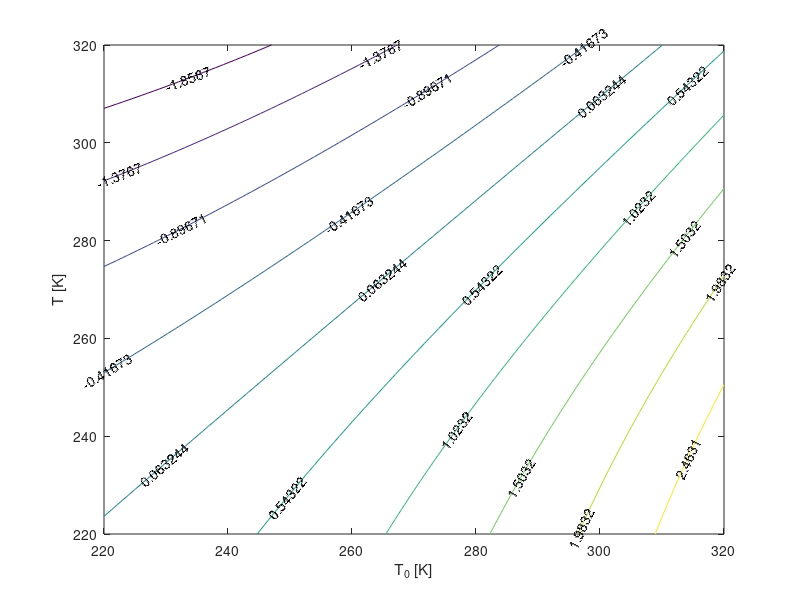

The MATLAB script that drew this image: (Note: this script raises an error after producing the figure.)
% Homework one: climate feedback
sigma = 5.67.*10.^-8;
F0 = 1367;
%T0 = (F0./(4.*sigma)).^(1/4);
A = 0.29;
tao = 0.63;
epsilon = 1/(1+tao);
Cp = 1000;
P = 10^5;
g = 10;
C = Cp.*P./g;
T0 = 220:1:320;
    F1 = T0.^4.*(1-A);
T = 220:1:320;
    F2 = epsilon.*T.^4;
Z = ones(101,101);
for i = 1 : 101
    for j = 1 : 101
        Z(i,j) = F1(j)-F2(i);
    end
end
%Z = sigma/C.*(T0.^4.*(1-A)-epsilon.*T.^4);
Y = sigma/C.*Z.*60.*60.*24;
[C,h] = contour(T0,T,Y)
clabel(C,h)
xlabel('T_0 [K]')
ylabel('T [K]')
datacursormode on
